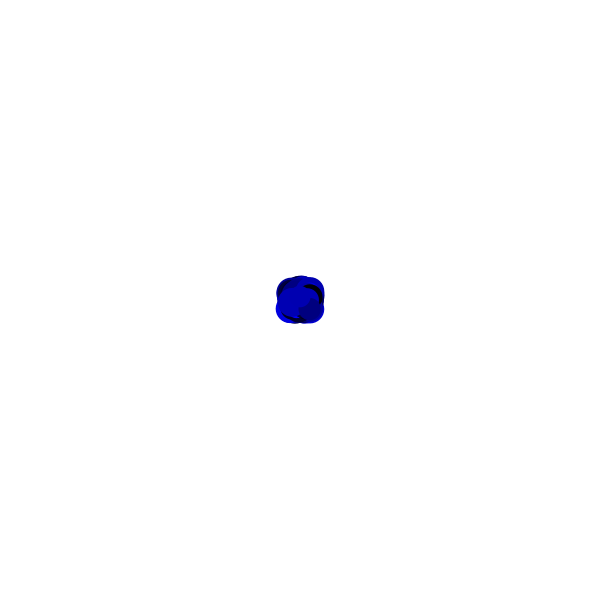
Frame 1 (no input)
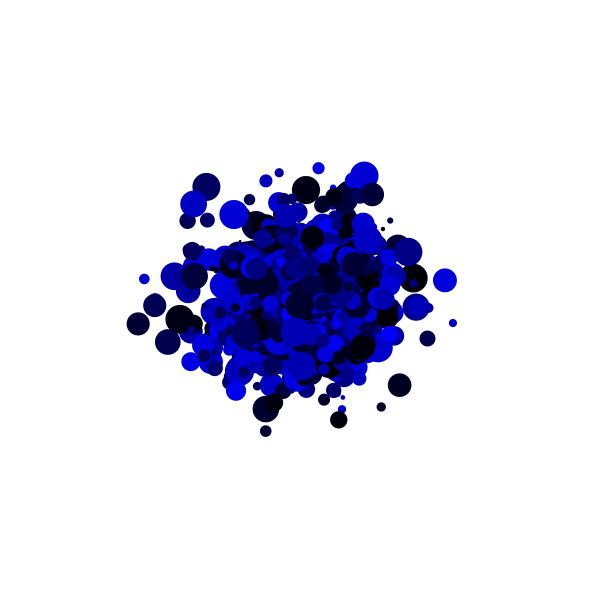
Frame 60 (the mouse pressed at the canvas centre just before this capture)
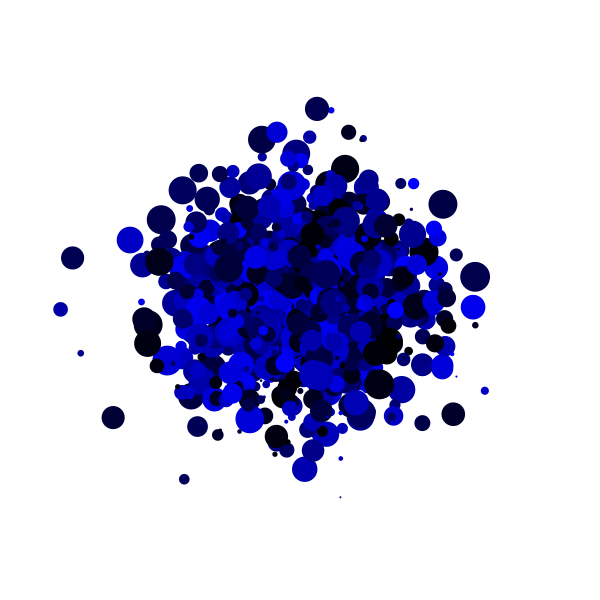
Frame 120 (the mouse held since frame 60 and released just before this capture)

The Processing sketch that drew these frames (run headless with seeded random() and noise(); from frame 60 on, the mouse is pressed at the canvas centre):

// Processing sketch: random_walk_array_colorful
// ── random_walk_array_colorful.pde
// ランダムに歩き回るエージェントが複数体
// さらに個性を持たせる

// エージェントの位置を覚えておくための変数
float ballx[];
float bally[];
// 色（青み）も覚えておく
float ballb[];
// サイズも覚えておく
float ballsz[];

void setup() {
  size(600, 600);
  noStroke();

  // 配列の個数を決めて生成
  ballx = new float[1000];
  bally = new float[1000];
  ballb = new float[1000];
  ballsz = new float[1000];

  for (int i = 0; i < 1000; i++) {
    // i 番目のエージェントの変数の初期値（開始時の位置）をキャンバス中央に設定
    ballx[i] = width / 2;
    bally[i] = height / 2;

    // i 番目のエージェントの青みをランダムに
    ballb[i] = random(255);
    
    // i 番目のエージェントのサイズをランダムに
    ballsz[i] = random(2, 30);
  }
}

void draw() {
  background(255, 255, 255);

  for (int i = 0; i < 1000; i++) {
    // i 番目のエージェントの位置をランダムにずらす
    ballx[i] += random(-10, 10);
    bally[i] += random(-10, 10);

    // i 番目のエージェントの青みをランダムに変化させる
    ballb[i] += random(-1, 1);
  }

  for (int i = 0; i < 1000; i++) {
    // i 番目のエージェントの色を設定
    fill(0, 0, ballb[i]);
    // i 番目のエージェントを描く
    ellipse(
      ballx[i], bally[i],
      ballsz[i], ballsz[i]
    );
  }
}
